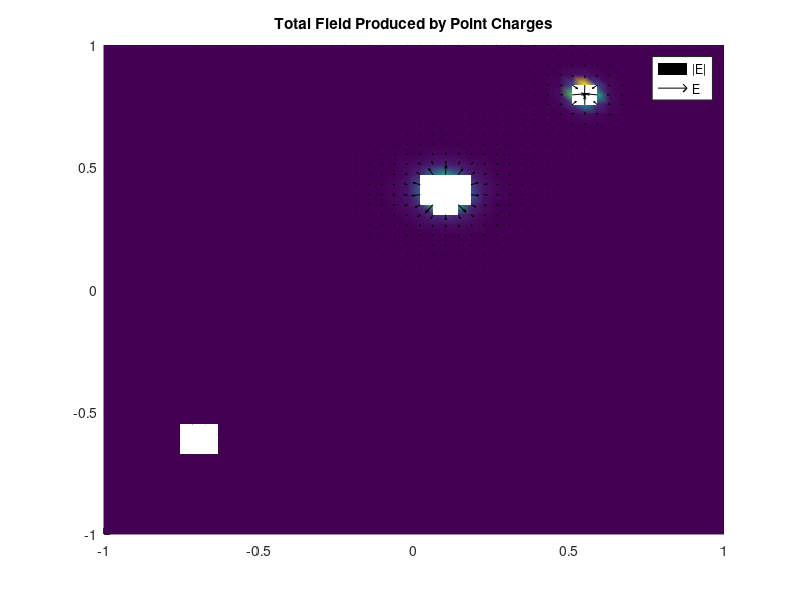

Reproduce this figure in MATLAB.
% d4-a 
clc;
clear all;
close all;
%% 
n  = [1,2,3];
qn = [80, -30, 1 ];
xn = [0.1, 0.55, -0.7 ];
yn = [ 0.4, .8, - 0.6];
e = 8.8542 *10^-12;

x = linspace(-1 , 1 , 50);
y = x;

[X, Y] = meshgrid(x, y); %2-D Coordinates

%1
r1 = sqrt((X - xn(1)).^2 + (Y - yn(1)).^2);
r1 (r1<= 0.06)  = NaN;

Er1 = (qn(1)./(4.*pi.*(abs(r1.^2).*e)));
Ex1 = Er1.*(X - xn(1))./r1;
Ey1 = Er1.*(Y - yn(1))./r1;

%2
r2 = sqrt((X - xn(2)).^2 + (Y - yn(2)).^2);
r2(r2<= 0.03)  = NaN;

Er2 = (qn(2)./(4.*pi.*(abs(r2.^2).*e)));
Ex2 = Er2.*(X - xn(2))./r2;
Ey2 = Er2.*(Y - yn(2))./r2;

%3
r3 = sqrt((X - xn(3)).^2 + (Y-yn(3)).^2);
r3(r3<=0.05) = NaN;

Er3 = (qn(3)./(4.*pi.*(abs(r3.^2).*e)));
Ex3 = Er3.*(X - xn(3))./r3;
Ey3 = Er3.*(Y - yn(3))./r3;
%Electric Field Cartesian Components
ExTot = Ex1 + Ex2 + Ex3;
EyTot = Ey1 + Ey2 + Ey3;
%Magnitude
mag1 = abs(Ex1.^2 + Ey1.^2);
mag2 = abs(Ex2.^2 + Ey2.^2);
mag3 = abs(Ex3.^2 + Ey3.^2);
totalMag = mag1 + mag2 + mag3;

figure
hold on
pcolor(X,Y, totalMag);
a = quiver(X,Y,ExTot,EyTot,'k');
shading interp 
xlim( [-1 1])
ylim( [-1 1])

xticks (-1: 0.5 :1)
yticks (-1: 0.5 :1)

title('Total Field Produced by Point Charges')
legend('|E|' , 'E')

